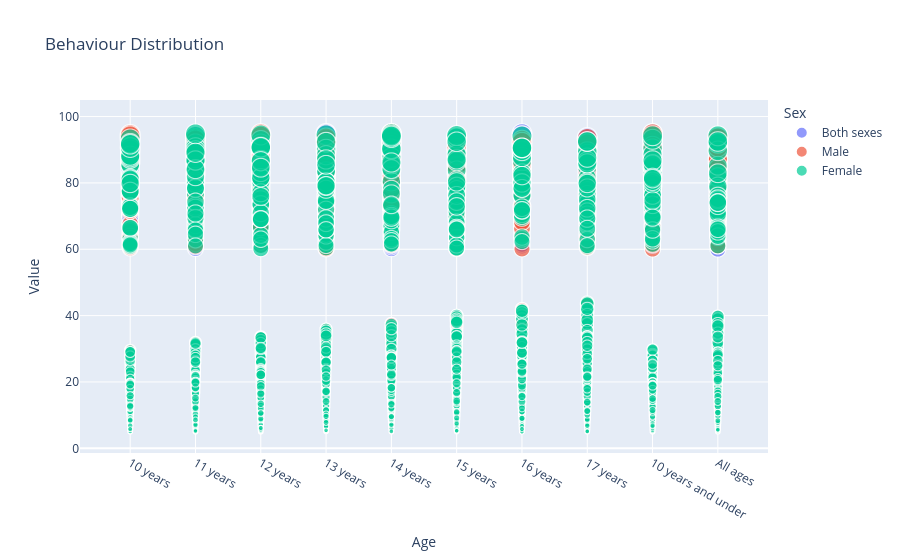

Notebook code cell kept with this figure:
### Markdown cell above
## Behaviour Distribution

### Code cell
fig = px.scatter(
    df_2022,
    x="Age",
    y="Value",
    color="Sex",
    size="Value",
    hover_data=["Statistic"],
    title="Behaviour Distribution"
)
fig.show()

### Figure 1 — Plotly figure (JSON) as saved in the notebook; plotly's stock layout.template omitted (floating-point values rounded to 4 significant figures; data arrays with more than 128 entries replaced by an {"elided": "..."} marker saying what was removed)
{"data": [{"customdata": {"elided": "3960x1 str values"}, "hovertemplate": "Sex=Both sexes<br>Age=%{x}<br>Value=%{marker.size}<br>Statistic=%{customdata[0]}<extra></extra>", "legendgroup": "Both sexes", "marker": {"color": "#636efa", "size": {"elided": "3960 float values"}, "sizemode": "area", "sizeref": 0.2373, "symbol": "circle"}, "mode": "markers", "name": "Both sexes", "showlegend": true, "type": "scattergl", "x": {"elided": "3960 str values"}, "xaxis": "x", "y": {"elided": "3960 float values"}, "yaxis": "y"}, {"customdata": {"elided": "3960x1 str values"}, "hovertemplate": "Sex=Male<br>Age=%{x}<br>Value=%{marker.size}<br>Statistic=%{customdata[0]}<extra></extra>", "legendgroup": "Male", "marker": {"color": "#EF553B", "size": {"elided": "3960 float values"}, "sizemode": "area", "sizeref": 0.2373, "symbol": "circle"}, "mode": "markers", "name": "Male", "showlegend": true, "type": "scattergl", "x": {"elided": "3960 str values"}, "xaxis": "x", "y": {"elided": "3960 float values"}, "yaxis": "y"}, {"customdata": {"elided": "3960x1 str values"}, "hovertemplate": "Sex=Female<br>Age=%{x}<br>Value=%{marker.size}<br>Statistic=%{customdata[0]}<extra></extra>", "legendgroup": "Female", "marker": {"color": "#00cc96", "size": {"elided": "3960 float values"}, "sizemode": "area", "sizeref": 0.2373, "symbol": "circle"}, "mode": "markers", "name": "Female", "showlegend": true, "type": "scattergl", "x": {"elided": "3960 str values"}, "xaxis": "x", "y": {"elided": "3960 float values"}, "yaxis": "y"}], "layout": {"legend": {"itemsizing": "constant", "title": {"text": "Sex"}, "tracegroupgap": 0}, "title": {"text": "Behaviour Distribution"}, "xaxis": {"anchor": "y", "domain": [0, 1], "title": {"text": "Age"}}, "yaxis": {"anchor": "x", "domain": [0, 1], "title": {"text": "Value"}}}}
